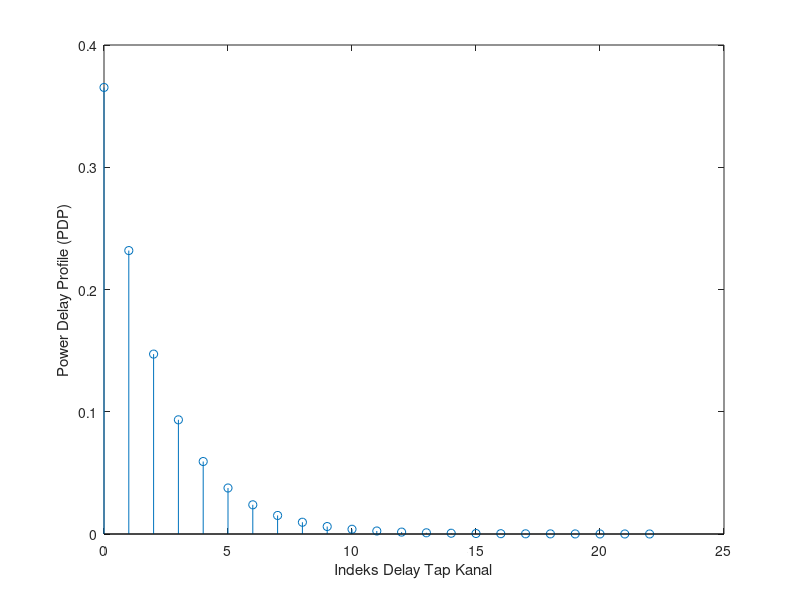

Write MATLAB code to recreate this figure.
scale=1e-6 % nano
sigma_t=4.7*scale; % RMS delay spread
L = 22;
Ts = 10*sigma_t/L;
% Ts = 50*scale;
% L = 10*sigma_t/Ts
sigma02=(1-exp(-Ts/sigma_t))/(1-exp(-(L+1)*Ts/sigma_t)); % Eq.(2.9)
l=0:L; 
PDPo = sigma02*exp(-l*Ts/sigma_t); % Eq.(2.8)
stem(l,PDPo);
xlabel('Indeks Delay Tap Kanal')
ylabel('Power Delay Profile (PDP)')